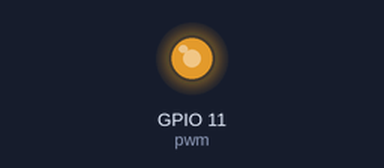
Bench run of a program on a simulated Raspberry Pi (BCM pin numbers). Shown: output pins drawn as LEDs (lit = HIGH). At 7.0 s the program stops and its outputs stay as they are.

Above: at 0.1 s.
At 6.1 s:
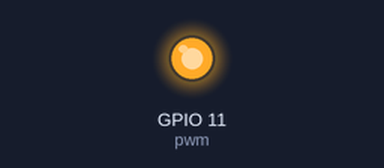
At 7.1 s:
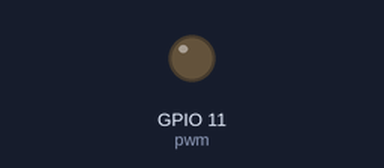
Timing chart, 0 to 8.5 s (numbered marks = the images above):
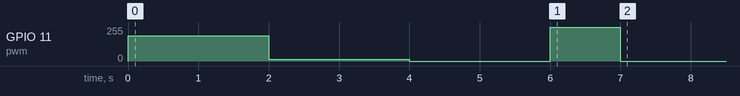

The program:

pwm_out.py
```python
import RPi.GPIO as GPIO
import time

GPIO.setwarnings(False)
GPIO.setmode(GPIO.BCM)

GPIO.setup(11, GPIO.OUT, initial=0)

pwm = GPIO.PWM(11, 1000)
pwm.start(75)

time.sleep(2)

pwm.ChangeDutyCycle(5)

time.sleep(2)

pwm.stop()

time.sleep(2)

GPIO.output(11, GPIO.HIGH)
time.sleep(1)

GPIO.cleanup()
```

Measured:
- by itself, GPIO 11 (pwm): 0/255 → 191/255 at 0.00 s, → 13/255 2.0 s later, → 0/255 2.0 s later, → 255/255 2.0 s later, … (5 changes in this stretch)
